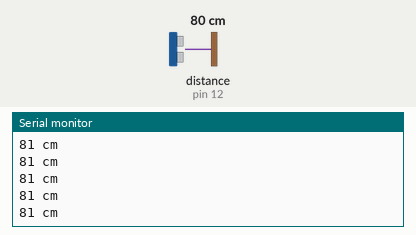
Recording of a sketch running on a simulated Arduino Uno, built with avr-gcc and run on an emulated ATmega328P. Parts: the last lines printed to the serial monitor. Wiring (inferred from the names in the program): ultrasonic range finder: trigger pin 11; echo pin 12. The inputs (shaded band) are chosen by the test bench; at power-on: distance to the obstacle (sensor on pin 12) 80 cm. The echo pulse lasts 58.3 µs per cm.

Above: at 1.2 s.
1.3 s: distance to the obstacle (sensor on pin 12) set to 4 cm
At 1.38 s:
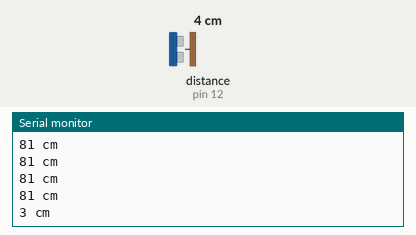
4.3 s: distance to the obstacle (sensor on pin 12) set to 2 cm
At 4.3 s:
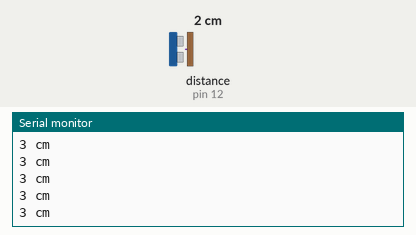
5.8 s: distance to the obstacle (sensor on pin 12) set to 35 cm
At 5.82 s:
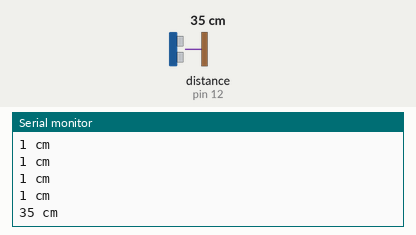
8.8 s: distance to the obstacle (sensor on pin 12) set to 250 cm
At 8.91 s:
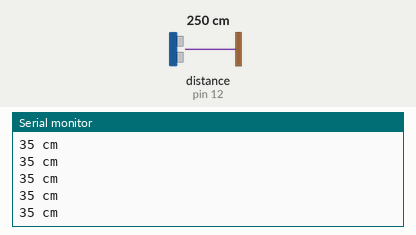
Timing chart, 0 to 11.8 s (numbered marks = the images above; inputs shaded):
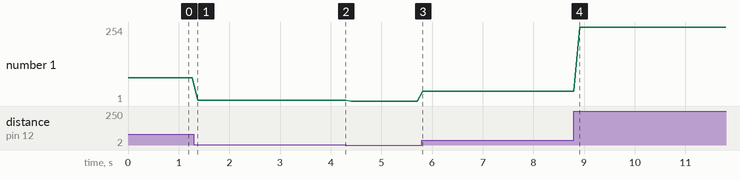

Measured:
- after the input at 1.3 s, the serial monitor: prints a new line after 0.07 s (image 1)
- after the input at 5.8 s, the serial monitor: prints a new line at once (image 3)
- plotted number 1: 81 → 3 after the input at 1.3 s, 3 → 1 after the input at 4.3 s, 1 → 35 after the input at 5.8 s, 35 → 254 after the input at 8.8 s

The sketch:

ultrasonic.ino
```cpp
int trigPin = 11;
int echoPin = 12;
long duration, cm;
int T = 30;
float sos(int t){
    float c = 331.5 + 0.607 * t;
    float v = 10000/c;
    return v;
}

void setup()
{
    Serial.begin(9600);
    pinMode(trigPin, OUTPUT);
    pinMode(echoPin, INPUT);
}

void loop()
{
    digitalWrite(trigPin, LOW);
    delayMicroseconds(5);
    digitalWrite(trigPin, HIGH);
    delayMicroseconds(10);
    digitalWrite(trigPin, LOW);
    pinMode(echoPin, INPUT);
    duration = pulseIn(echoPin, HIGH);
    cm = (duration / 2) / sos(T);

    Serial.print(cm);
    Serial.println(" cm");

    delay(100);
}
```
